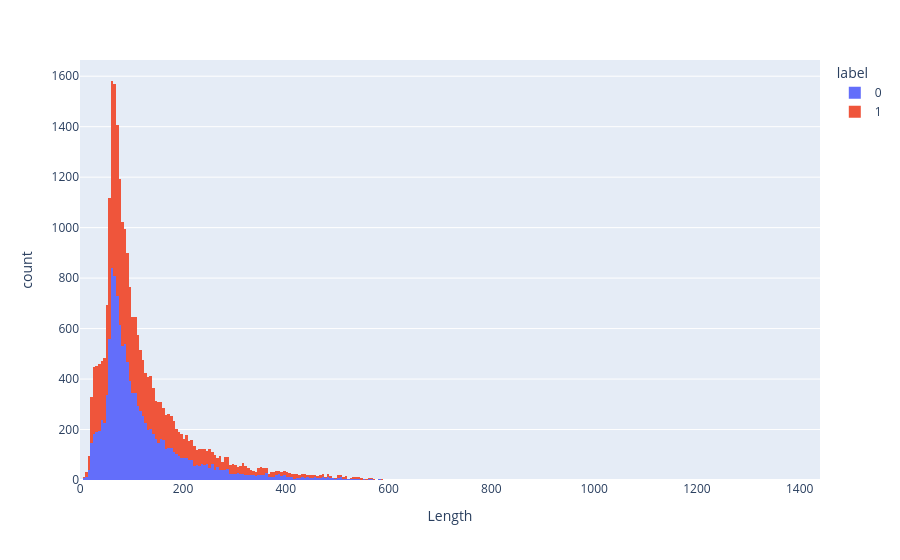

Notebook source saved alongside this figure:
### Code cell
# Length's distribution per label

fig = px.histogram(lengths, x = 'Length', color = 'label')
fig.show()

### Figure 1 — Plotly figure (JSON) as saved in the notebook; plotly's stock layout.template omitted (floating-point values rounded to 4 significant figures; data arrays with more than 128 entries replaced by an {"elided": "..."} marker saying what was removed)
{"data": [{"bingroup": "x", "hovertemplate": "label=0<br>Length=%{x}<br>count=%{y}<extra></extra>", "legendgroup": "0", "marker": {"color": "#636efa", "pattern": {"shape": ""}}, "name": "0", "orientation": "v", "showlegend": true, "type": "histogram", "x": {"elided": "12500 int values"}, "xaxis": "x", "yaxis": "y"}, {"bingroup": "x", "hovertemplate": "label=1<br>Length=%{x}<br>count=%{y}<extra></extra>", "legendgroup": "1", "marker": {"color": "#EF553B", "pattern": {"shape": ""}}, "name": "1", "orientation": "v", "showlegend": true, "type": "histogram", "x": {"elided": "12500 int values"}, "xaxis": "x", "yaxis": "y"}], "layout": {"barmode": "relative", "legend": {"title": {"text": "label"}, "tracegroupgap": 0}, "margin": {"t": 60}, "xaxis": {"anchor": "y", "domain": [0, 1], "title": {"text": "Length"}}, "yaxis": {"anchor": "x", "domain": [0, 1], "title": {"text": "count"}}}}
